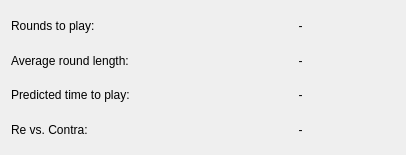
<?xml version="1.0" encoding="UTF-8"?>
<ui version="4.0">
 <class>GameStatsWidget</class>
 <widget class="QWidget" name="GameStatsWidget">
  <property name="geometry">
   <rect>
    <x>0</x>
    <y>0</y>
    <width>406</width>
    <height>155</height>
   </rect>
  </property>
  <property name="windowTitle">
   <string>Form</string>
  </property>
  <layout class="QGridLayout" name="gridLayout">
   <item row="3" column="0">
    <widget class="QLabel" name="label_2">
     <property name="text">
      <string>Re vs. Contra:</string>
     </property>
    </widget>
   </item>
   <item row="0" column="1">
    <widget class="QLabel" name="labelRoundsToPlay">
     <property name="text">
      <string>-</string>
     </property>
     <property name="alignment">
      <set>Qt::AlignCenter</set>
     </property>
    </widget>
   </item>
   <item row="2" column="0">
    <widget class="QLabel" name="label_3">
     <property name="text">
      <string>Predicted time to play:</string>
     </property>
    </widget>
   </item>
   <item row="0" column="0">
    <widget class="QLabel" name="label">
     <property name="text">
      <string>Rounds to play:</string>
     </property>
    </widget>
   </item>
   <item row="1" column="0">
    <widget class="QLabel" name="label_4">
     <property name="text">
      <string>Average round length:</string>
     </property>
    </widget>
   </item>
   <item row="2" column="1">
    <widget class="QLabel" name="labelTimeToPlay">
     <property name="text">
      <string>-</string>
     </property>
     <property name="alignment">
      <set>Qt::AlignCenter</set>
     </property>
    </widget>
   </item>
   <item row="1" column="1">
    <widget class="QLabel" name="labelAverageRound">
     <property name="text">
      <string>-</string>
     </property>
     <property name="alignment">
      <set>Qt::AlignCenter</set>
     </property>
    </widget>
   </item>
   <item row="3" column="1">
    <widget class="QLabel" name="labelReContra">
     <property name="text">
      <string>-</string>
     </property>
     <property name="alignment">
      <set>Qt::AlignCenter</set>
     </property>
    </widget>
   </item>
   <item row="4" column="0" colspan="2">
    <layout class="QVBoxLayout" name="verticalLayoutGamesTogether" stretch=""/>
   </item>
  </layout>
 </widget>
 <resources/>
 <connections/>
</ui>
